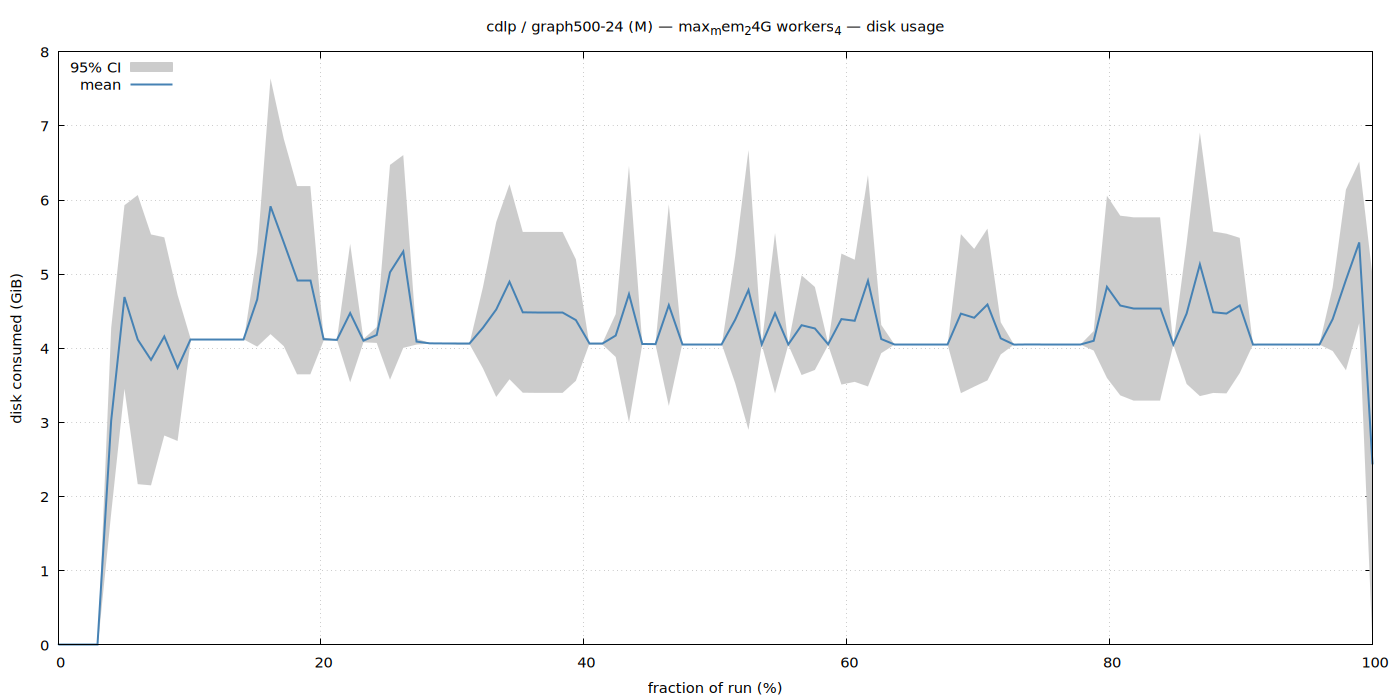

Generate this figure with gnuplot:
set terminal pngcairo size 1400,700 enhanced font 'Sans,11'
set output '/home/ubuntu/nvm/results/cdlp/M/graph500-24/max_mem_24G_workers_4/disk.png'
set title "cdlp / graph500-24 (M) — max_mem_24G workers_4 — disk usage"
set xlabel 'fraction of run (%)'
set ylabel 'disk consumed (GiB)'
set grid
set key top left
set yrange [0:*]
plot '/home/ubuntu/nvm/results/cdlp/M/graph500-24/max_mem_24G_workers_4/disk.dat' using 1:3:4 with filledcurves lc rgb '#cccccc' title '95% CI', \
     '' using 1:2 with lines lw 2 lc rgb '#4682b4' title 'mean'
